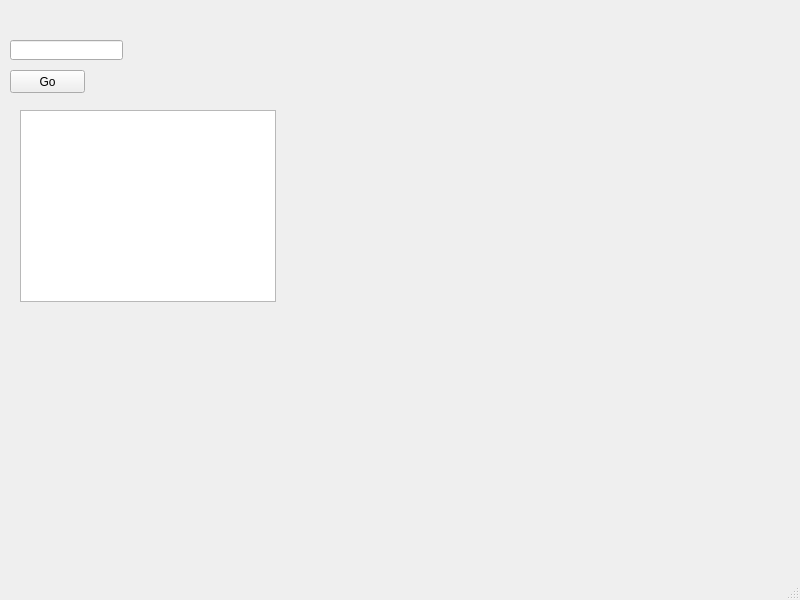
<?xml version="1.0" encoding="UTF-8"?>
<ui version="4.0">
 <class>MainWindow</class>
 <widget class="QMainWindow" name="MainWindow">
  <property name="geometry">
   <rect>
    <x>0</x>
    <y>0</y>
    <width>800</width>
    <height>600</height>
   </rect>
  </property>
  <property name="windowTitle">
   <string>MainWindow</string>
  </property>
  <widget class="QWidget" name="centralwidget">
   <widget class="QPushButton" name="btn">
    <property name="geometry">
     <rect>
      <x>10</x>
      <y>70</y>
      <width>75</width>
      <height>23</height>
     </rect>
    </property>
    <property name="text">
     <string>Go</string>
    </property>
   </widget>
   <widget class="QLineEdit" name="lineEdit">
    <property name="geometry">
     <rect>
      <x>10</x>
      <y>40</y>
      <width>113</width>
      <height>20</height>
     </rect>
    </property>
   </widget>
   <widget class="QTableView" name="tableView">
    <property name="geometry">
     <rect>
      <x>20</x>
      <y>110</y>
      <width>256</width>
      <height>192</height>
     </rect>
    </property>
   </widget>
  </widget>
  <widget class="QMenuBar" name="menubar">
   <property name="geometry">
    <rect>
     <x>0</x>
     <y>0</y>
     <width>800</width>
     <height>18</height>
    </rect>
   </property>
  </widget>
  <widget class="QStatusBar" name="statusbar"/>
 </widget>
 <resources/>
 <connections/>
</ui>
